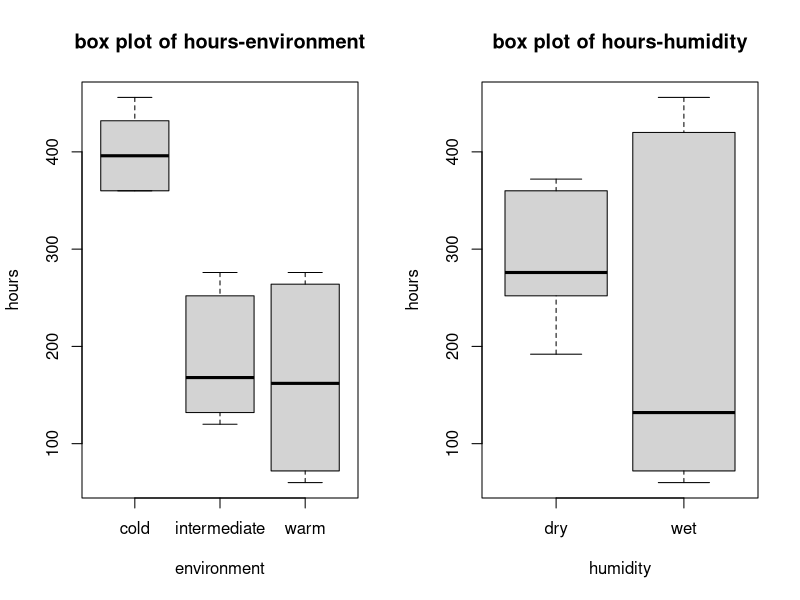
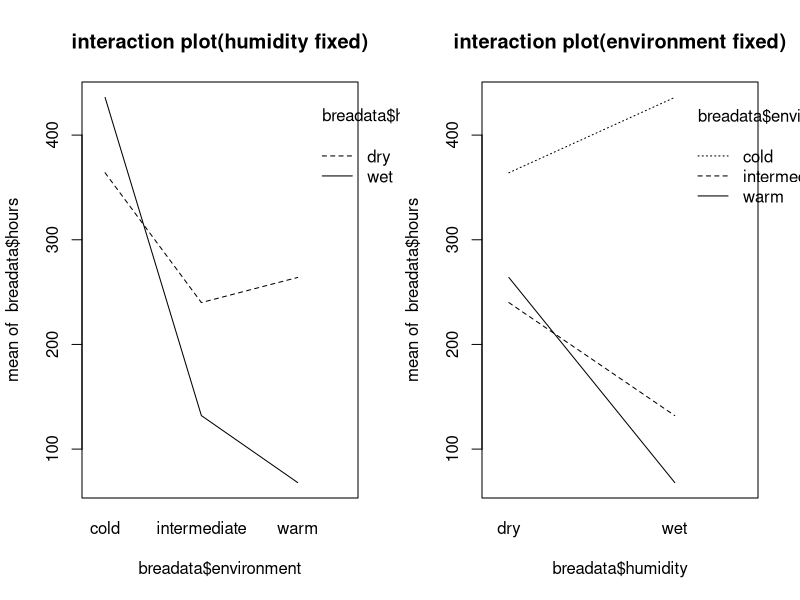
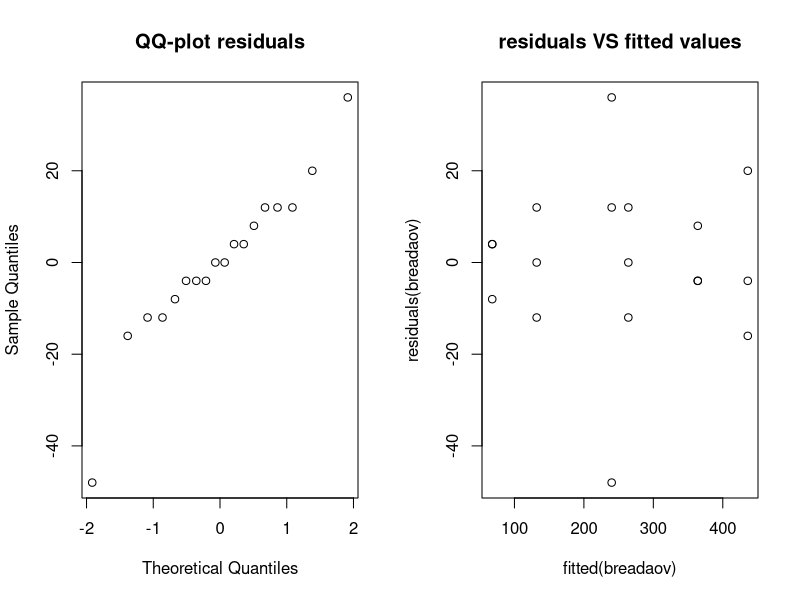
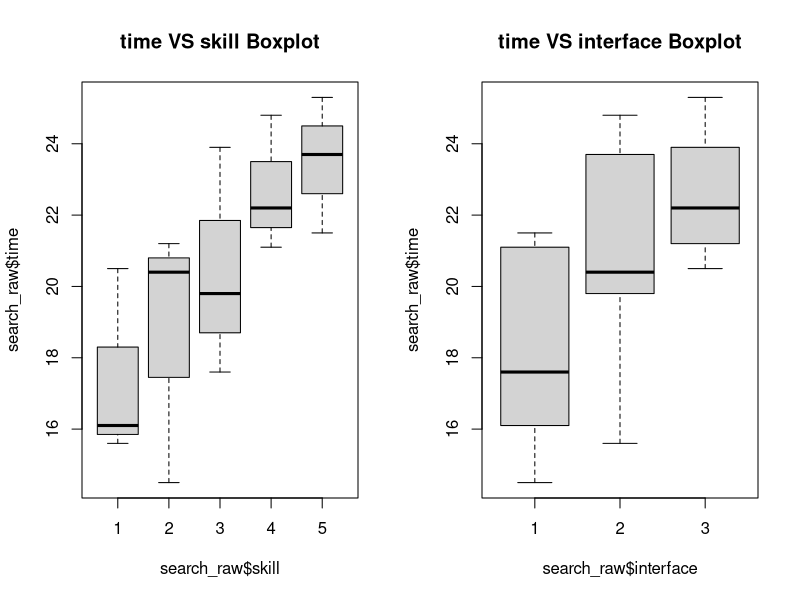
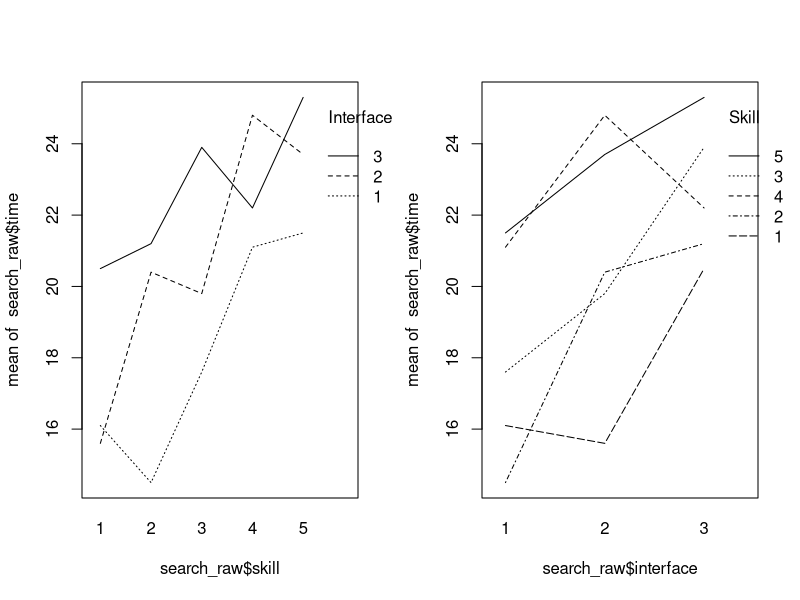
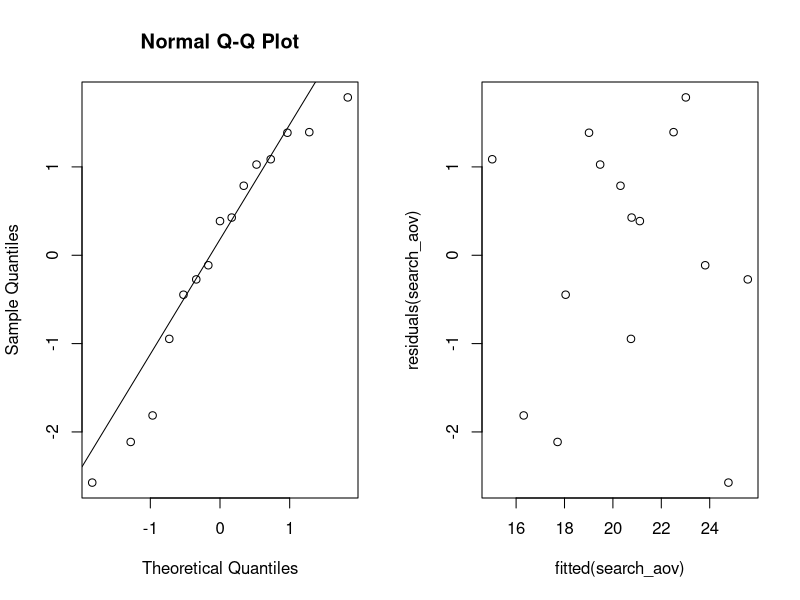
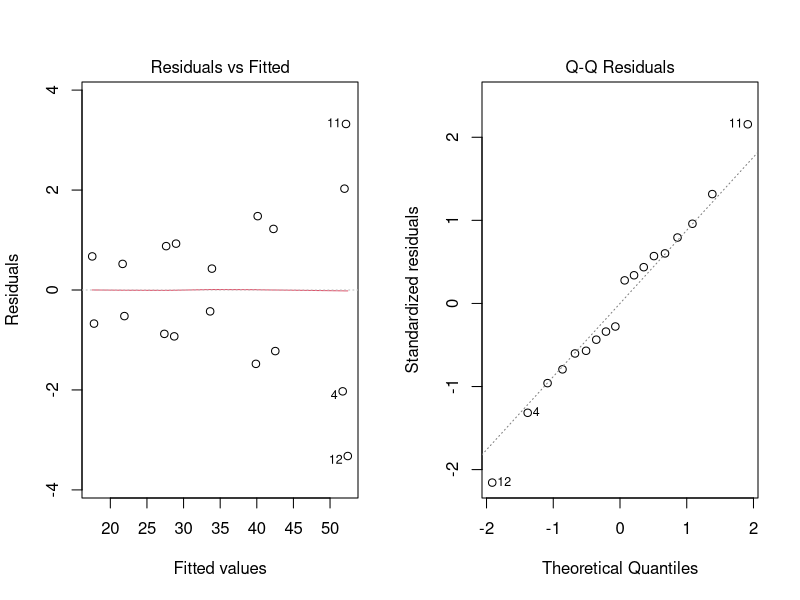
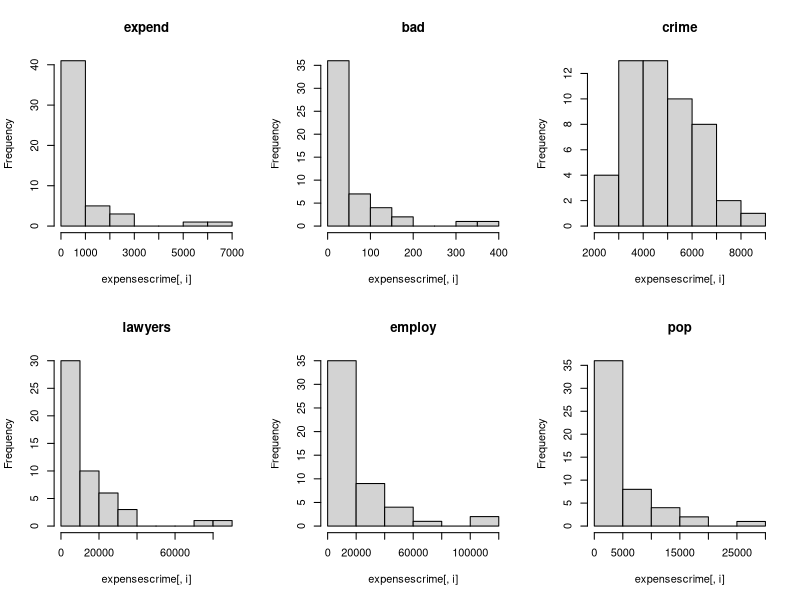

Here is the R script that generated these plots, in order:
## ---- chunk 1
I=3; J=2; N=3
rbind(rep(1:I,each=N*J),rep(1:J,N*I),sample(1:(N*I*J)))
## ---- chunk 2
breadata=read.table(file="bread.txt",header=TRUE);par(mfrow=c(1,2))
boxplot(hours~environment,data=breadata, main="box plot of hours-environment")
boxplot(hours~humidity, data=breadata,main="box plot of hours-humidity"); par(mfrow = c(1,2))
interaction.plot(breadata$environment,breadata$humidity,breadata$hours, main="interaction plot(humidity fixed)")
interaction.plot(breadata$humidity,breadata$environment,breadata$hours, main="interaction plot(environment fixed)")
## ---- chunk 3
breadaov=lm(hours~environment*humidity, data = breadata); anova(breadaov)
## ---- chunk 4
summary(breadaov)
## ---- chunk 5
par(mfrow=c(1,2));qqnorm(residuals(breadaov), main="QQ-plot residuals"); plot(fitted(breadaov),residuals(breadaov), main="residuals VS fitted values")
## ---- chunk 6
search_raw <- read.delim("./search.txt", header = TRUE, sep = "")
I <- 3; B <- 5; N <- 1;
for(i in 1:B) print(sample(1:(N * I)))
## ---- chunk 7
par(mfrow = c(1,2))
boxplot(search_raw$time ~ search_raw$skill, main = "time VS skill Boxplot")
boxplot(search_raw$time ~ search_raw$interface, main = "time VS interface Boxplot")
## ---- chunk 8
par(mfrow=c(1,2))
interaction.plot(search_raw$skill, search_raw$interface, search_raw$time, trace.label = "Interface")
interaction.plot(search_raw$interface, search_raw$skill, search_raw$time, trace.label = "Skill")
## ---- chunk 9
search_raw$skill <- as.factor(search_raw$skill)
search_raw$interface <- as.factor(search_raw$interface)
search_aov <- lm(search_raw$time ~ search_raw$skill + search_raw$interface, data = search_raw)
print(anova(search_aov), signif.stars = F)
## ---- chunk 10
contrasts(search_raw$interface) <- contr.sum; contrasts(search_raw$skill) <- contr.sum
search_aov2 <- lm(search_raw$time  ~ search_raw$interface + search_raw$skill)
summary(search_aov2)
## ---- chunk 11
options(digits = 6)
## ---- chunk 12
qqnorm(residuals(search_aov));qqline(residuals(search_aov))
plot(fitted(search_aov), residuals(search_aov))
print(shapiro.test(residuals(search_aov)))
## ---- chunk 13
options(digits = 5)
friedman.test(search_raw$time, search_raw$interface, search_raw$skill)
## ---- chunk 14
search_aov_one_way <- lm(search_raw$time ~ search_raw$interface, data = search_raw)
print(anova(search_aov_one_way), signif.stars = F)
## ---- chunk 15
cow=read.table(file="cow.txt",header=TRUE)
cow$id=factor(cow$id); cow$per=factor(cow$per)
aovcow=lm(milk~treatment+id,data=cow);print(anova(aovcow), signif.stars = F)
par(mfrow=c(1,2));plot(aovcow,1);plot(aovcow,2)
## ---- chunk 16
cowlm=lm(milk~id+per+treatment,data=cow); print(anova(cowlm), signif.stars = F)
## ---- chunk 17
library("lme4")
## ---- chunk 18
cowlmer=lmer(milk~treatment+order+per+(1|id),REML=FALSE, data = cow)
cowlmer1 = lmer(milk~order+per+(1|id),REML=FALSE, data = cow)
anova(cowlmer,cowlmer1)
## ---- chunk 19
attach(cow)
t.test(milk[treatment=="A"],milk[treatment=="B"],paired=TRUE)
## ---- chunk 20
nausea_raw <- read.delim("./nauseatable.txt", header = TRUE, sep = "")
med_vec <- c();nausea_vec <- c()

for(i in 1:3) { med_name <- rownames(nausea_raw)[i]
  for(j in 1:2) { nausea <- colnames(nausea_raw)[j]
    for(k in 1:nausea_raw[,j][i]) { med_vec <- append(med_vec, med_name)
      if(j == 1) { nausea_vec <- append(nausea_vec, "no")} 
      else if(j == 2){ nausea_vec <- append(nausea_vec, "yes")}
    }
  }
}
nausea_frame <- data.frame(medicin = med_vec, naus = nausea_vec)
xtabs(~nausea_frame$medicin + nausea_frame$naus)
## ---- chunk 21
permutation_test <- function() {
  B <- 1000; Tstar <- numeric(B)
  for(i in 1:B) { Xstar <- sample(nausea_frame$medicin)
    Tstar[i] <- chisq.test(xtabs(~Xstar + nausea_frame$naus))[[1]]}
  t <- chisq.test(xtabs(~nausea_frame$medicin + nausea_frame$naus))[[1]]
  p1 <- sum(Tstar < t) / B; pr <- sum(Tstar > t) / B
  p <- 2 * min(pr, p1)
  return(p)
}

p_val <- permutation_test()
## ---- chunk 22
options(digits = 3)
## ---- chunk 23
p_val_chi <- chisq.test(xtabs(~nausea_frame$medicin + nausea_frame$naus))[[3]]
## ---- chunk 24
expensescrime=read.table(file="expensescrime.txt",header=TRUE)
par(mfrow=c(2,3))
for (i in c(2,3,4,5,6,7)) hist(expensescrime[,i],main=names(expensescrime[i]))
plot(expensescrime[,c(2,3,4,5,6,7)])
par(mfrow=c(2,3))
## ---- chunk 25
expensescrimelm=lm(expend~bad+crime+lawyers+employ+pop,data=expensescrime)
round(cooks.distance(expensescrimelm),2)
plot(cooks.distance(expensescrimelm),type="b",main="Cook's distances")
## ---- chunk 26
library(car)
## ---- chunk 27
vif(expensescrimelm)
round(cor(expensescrime[,c(3,4,5,6,7)]),2)


## ---- chunk 28
summary(lm(expend~bad,data=expensescrime))[8]
summary(lm(expend~crime,data=expensescrime))[8]
summary(lm(expend~lawyers,data=expensescrime))[8]
summary(lm(expend~employ,data=expensescrime))[8]
summary(lm(expend~pop,data=expensescrime))[8]
## ---- chunk 29
summary(lm(expend~employ+bad,data=expensescrime))[8]
summary(lm(expend~employ+crime,data=expensescrime))[8]
summary(lm(expend~employ+lawyers,data=expensescrime))[8]
summary(lm(expend~employ+pop,data=expensescrime))[8]
## ---- chunk 30
summary(lm(expend~bad+crime+lawyers+employ+pop,data=expensescrime))[8]
summary(lm(expend~bad+lawyers+employ+pop,data=expensescrime))[8]
summary(lm(expend~bad+lawyers+employ,data=expensescrime))[8]
summary(lm(expend~lawyers+employ,data=expensescrime))[8]
## ---- chunk 31
expendemploylawyerslm=lm(expend~employ+lawyers,data=expensescrime)
## ---- chunk 32
par(mfrow=c(3,3))
plot(residuals(expendemploylawyerslm),expensescrime$employemploy,main="plot of residuals against employ")
plot(residuals(expendemploylawyerslm),expensescrime$lawyers,main="plot of residuals against lawyers")
x=residuals(lm(expensescrime$employ+expensescrime$lawyers~expensescrime$bad+expensescrime$crime+expensescrime$pop))
y=residuals(lm(expensescrime$expend~expensescrime$bad+expensescrime$crime+expensescrime$pop))
plot(x,y,main="Added variable plot for employ+lawyers")
plot(residuals(expendemploylawyerslm),expensescrime$bad,main="plot of residuals against bad")
plot(residuals(expendemploylawyerslm),expensescrime$crime,main="plot of residuals against crime")
plot(residuals(expendemploylawyerslm),expensescrime$pop,main="plot of residuals against pop")
plot(residuals(expendemploylawyerslm),expensescrime$expend,main="plot of residuals against expend")
plot(fitted(expendemploylawyerslm),residuals(expendemploylawyerslm), main = "plot of fitted VS residuals")
qqnorm(residuals(expendemploylawyerslm), main = "QQ plot of residuals")
## ---- chunk 33
library(car)
vif(expendemploylawyerslm)
summary(lm(expend~lawyers,data=expensescrime))[8]
summary(lm(expend~employ,data=expensescrime))[8]
